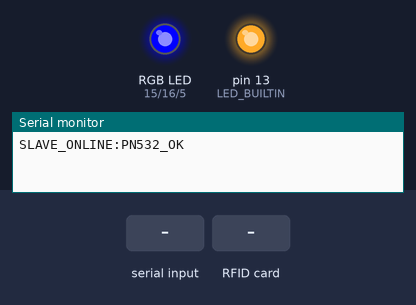
Bench run of a sketch on a simulated Arduino Uno, built with avr-gcc and run on an emulated ATmega328P. Parts: an RGB LED mixed from three pins (HIGH = lit), output pins drawn as LEDs (lit = HIGH), the last lines printed to the serial monitor. Inputs (shaded band) come from the test bench.

Above: at 1.6 s.
1.7 s: "OK_E\n" received over Serial
At 4.1 s:
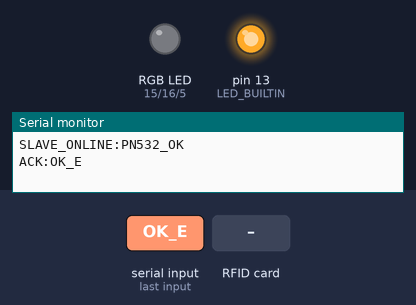
4.7 s: RFID card 5E 7A 19 C4 held to the reader
At 5.1 s:
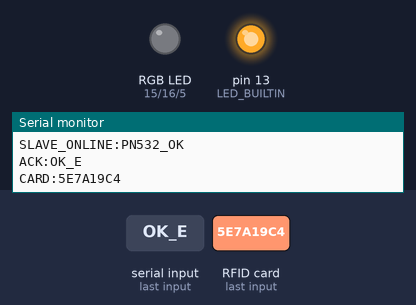
6.2 s: "DENIED\n" received over Serial
At 6.7 s:
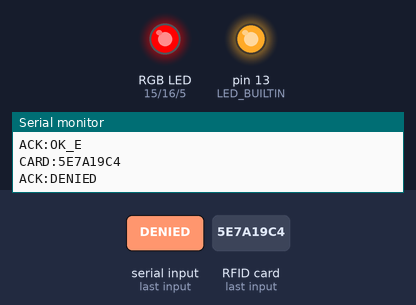
8.4 s: "OK_S\n" received over Serial
At 8.6 s:
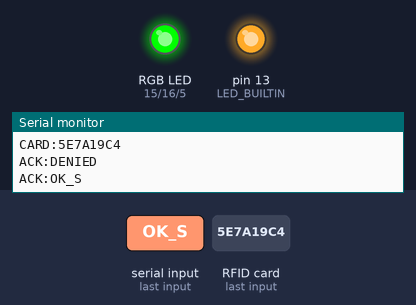
Timing chart, 0 to 10.9 s (numbered marks = the images above; inputs shaded):
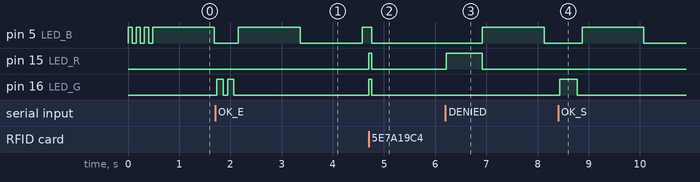

The sketch:

slave_rfid.ino
```cpp
/**
 * FIRMWARE SLAVE RFID
 * NodeMCU ESP8266 + PN532 V3 (SPI) + LED RGB
 *
 * Biblioteca necessária: "Adafruit PN532"
 *   -> Sketch > Gerenciar Bibliotecas > buscar "Adafruit PN532"
 *
 * =============================================
 *  CHAVES DIP DO PN532 V3 (Modo SPI):
 *    SW1 = OFF (0)
 *    SW2 = OFF (0)
 *
 *  FIAÇÃO (Slave NodeMCU + PN532):
 *    PN532 VCC   -> VIN ou VV (5V)
 *    PN532 GND   -> GND
 *    PN532 SCK   -> D5 (GPIO14)
 *    PN532 MISO  -> D6 (GPIO12)
 *    PN532 MOSI  -> D7 (GPIO13)
 *    PN532 SS    -> D4 (GPIO4)
 *
 *  LED RGB (catodo comum):
 *    R (vermelho) -> [220Ω] -> D1 (GPIO5)
 *    G (verde)    -> [220Ω] -> D3 (GPIO0)
 *    B (azul)     -> [47Ω]  -> D8 (GPIO15) + [10kΩ] D8->GND (boot pulldown)
 *    Catodo (-)   -> GND
 *
 *  COMUNICAÇÃO COM A MASTER (UART):
 *    SLAVE TX (GPIO1) -> MASTER D7 (GPIO13 - SoftwareSerial RX)
 *    SLAVE RX (GPIO3) -> MASTER D0 (GPIO16 - SoftwareSerial TX)
 *    SLAVE GND        -> MASTER GND (terra comum obrigatório)
 *
 * =============================================
 *  PROTOCOLO:
 *    Slave -> Master: "CARD:<UID_HEX>\n"
 *
 *    Master -> Slave:
 *      "OK_E\n"   -> Entrada registrada  -> Verde 2x pisca rapido
 *      "OK_S\n"   -> Saida registrada    -> Verde 1x pisca lento
 *      "OK\n"     -> Associacao/generico -> Verde 1x pisca
 *      "DENIED\n" -> Nao cadastrado      -> Vermelho longo
 * =============================================
 */

#include <SPI.h>
#include <Adafruit_PN532.h>

// PN532 SS/CS: D4 (GPIO4)
#define PN532_SS  4

// LED RGB conforme sua ligacao fisica na protoboard:
#define LED_R  15  // D8 = GPIO15 (Fio Vermelho)
#define LED_G  16  // D0 = GPIO16 (Fio Verde)
#define LED_B  5   // D1 = GPIO5  (Fio Azul)

// Inicializa o PN532 via Hardware SPI nativo do ESP8266
Adafruit_PN532 nfc(PN532_SS);

// Cooldown para evitar leituras duplicadas da mesma tag
String ultimoUID = "";
unsigned long ultimaLeitura = 0;
const unsigned long COOLDOWN_MS = 1500;

// Controle do pulso azul de espera (non-blocking)
unsigned long ultimoPulsoAzul = 0;
bool estadoAzul = false;
const unsigned long INTERVALO_PULSO_AZUL = 1200; // ms entre liga/desliga

// ====================================================================
// Funcoes de cor do LED RGB
// ====================================================================

void setRGB(bool r, bool g, bool b) {
  digitalWrite(LED_R, r ? HIGH : LOW);
  digitalWrite(LED_G, g ? HIGH : LOW);
  digitalWrite(LED_B, b ? HIGH : LOW);
}

void apagar() { setRGB(false, false, false); }

void piscaVerde(int vezes, int duracao = 120) {
  for (int i = 0; i < vezes; i++) {
    setRGB(false, true, false); delay(duracao);
    apagar();                    delay(90);
  }
}

void piscaVermelho(int duracao = 700) {
  setRGB(true, false, false); delay(duracao);
  apagar();
}

void piscaBranco(int duracao = 50) {
  setRGB(true, true, true); delay(duracao);
  apagar();
}

void piscaAzulBoot(int vezes = 3) {
  for (int i = 0; i < vezes; i++) {
    setRGB(false, false, true); delay(80);
    apagar();                    delay(80);
  }
}

void piscaVermelhoAlerta() {
  // Pisca vermelho rapidamente em loop infinito (erro critico)
  while (1) {
    setRGB(true, false, false); delay(150);
    apagar();                    delay(150);
  }
}

// ====================================================================
void setup() {
  // Serial nativa: comunicacao com a Master (TX=GPIO1, RX=GPIO3)
  Serial.begin(9600);

  // LED RGB
  pinMode(LED_R, OUTPUT);
  pinMode(LED_G, OUTPUT);
  pinMode(LED_B, OUTPUT);
  apagar();

  // LED onboard (nao usado para feedback, apenas desligado)
  pinMode(LED_BUILTIN, OUTPUT);
  digitalWrite(LED_BUILTIN, HIGH);

  // Azul ligado durante inicializacao
  setRGB(false, false, true);

  nfc.begin();

  uint32_t versao = nfc.getFirmwareVersion();
  if (!versao) {
    Serial.println("ERRO:PN532_NAO_ENCONTRADO");
    piscaVermelhoAlerta(); // nao retorna
  }

  // Configura para leitura Mifare/NTAG/ISO14443A
  nfc.SAMConfig();

  // 3 piscadas azuis: inicializacao OK
  piscaAzulBoot(3);

  // Anuncia para a Master que o leitor e a Slave estao online
  Serial.println(F("SLAVE_ONLINE:PN532_OK"));

  // Entra em modo espera: azul suave piscando no loop
  estadoAzul = true;
  setRGB(false, false, true);
  ultimoPulsoAzul = millis();
}

// ====================================================================
void loop() {

  // 1. PULSO AZUL DE ESPERA (non-blocking)
  if (millis() - ultimoPulsoAzul > INTERVALO_PULSO_AZUL) {
    ultimoPulsoAzul = millis();
    estadoAzul = !estadoAzul;
    digitalWrite(LED_B, estadoAzul ? HIGH : LOW);
    digitalWrite(LED_R, LOW);
    digitalWrite(LED_G, LOW);
  }

  // 2. ESCUTA RESPOSTA DA MASTER
  if (Serial.available()) {
    String resposta = Serial.readStringUntil('\n');
    resposta.trim();

    // Envia confirmacao (ACK) de volta para a Master mostrar no terminal do PC
    Serial.println("ACK:" + resposta);

    if (resposta == "OK_E") {
      // ENTRADA: 2 piscadas verdes rapidas
      piscaVerde(2, 120);

    } else if (resposta == "OK_S") {
      // SAIDA: 1 piscada verde mais lenta
      piscaVerde(1, 350);

    } else if (resposta == "OK") {
      // Generico (associacao de cartao, etc): 1 piscada verde
      piscaVerde(1, 180);

    } else if (resposta == "DENIED") {
      // NAO CADASTRADO: vermelho longo
      piscaVermelho(700);
    }

    // Volta para pulso azul de espera
    estadoAzul = true;
    setRGB(false, false, true);
    ultimoPulsoAzul = millis();
  }

  // 3. LEITURA DE CARTAO / TAG RFID
  uint8_t uid[7];
  uint8_t uidTamanho;

  // Timeout curto (50ms) para manter o loop responsivo
  bool sucesso = nfc.readPassiveTargetID(PN532_MIFARE_ISO14443A, uid, &uidTamanho, 50);

  if (sucesso) {
    String uidHex = "";
    for (uint8_t i = 0; i < uidTamanho; i++) {
      if (uid[i] < 0x10) uidHex += "0";
      uidHex += String(uid[i], HEX);
    }
    uidHex.toUpperCase();

    unsigned long agora = millis();

    // Ignora se for o mesmo cartao dentro do cooldown
    if (uidHex != ultimoUID || (agora - ultimaLeitura) > COOLDOWN_MS) {
      ultimoUID    = uidHex;
      ultimaLeitura = agora;

      // Branco rapido: cartao lido, aguardando resposta
      piscaBranco(60);

      // Envia para a Master
      Serial.println("CARD:" + uidHex);
    }
  }
}
```

Measured:
- after the input at 1.7 s, pin 16 (LED_G): alternates HIGH for 0.12 s and LOW for 0.09 s, 4 changes in all, then stays LOW, starting at once
- after the input at 4.7 s, pin 5 (LED_B): HIGH → LOW after 0.06 s instead of 1.1 s; pin 15 (LED_R), pin 16 (LED_G): LOW → HIGH at once, → LOW 0.06 s later
- after the input at 6.2 s, pin 15 (LED_R): LOW → HIGH at once, → LOW 0.70 s later
- after the input at 8.4 s, pin 16 (LED_G): LOW → HIGH at once, → LOW 0.35 s later
